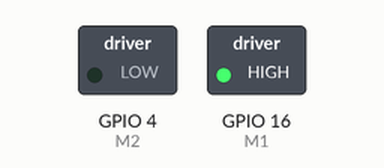
Bench run of a sketch on a simulated ESP32. On the bench: switched loads named in the sketch (green lamp = pin HIGH). Dashed ring = blinking.

Above: at 0.5 s.
Timing chart, 0 to 3.0 s (numbered marks = the images above):
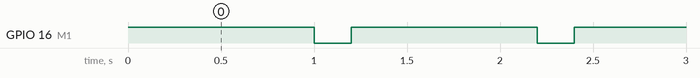

The sketch:

ESP32-DC_Motor.ino
```cpp
const int M1 = 16;
const int M2 = 4;
void setup() {
  // put your setup code here, to run once:
  Serial.begin(9600);
  pinMode(M1, OUTPUT);
  pinMode(M2, OUTPUT);
}

void loop() {
  // put your main code here, to run repeatedly:
  digitalWrite(M1,HIGH);
  digitalWrite(M2,LOW);
  delay(1000);
  digitalWrite(M1,LOW);
  digitalWrite(M2,LOW);
  delay(200);
}
```

Measured:
- by itself, GPIO 16 (M1): alternates HIGH for 1.0 s and LOW for 0.20 s
